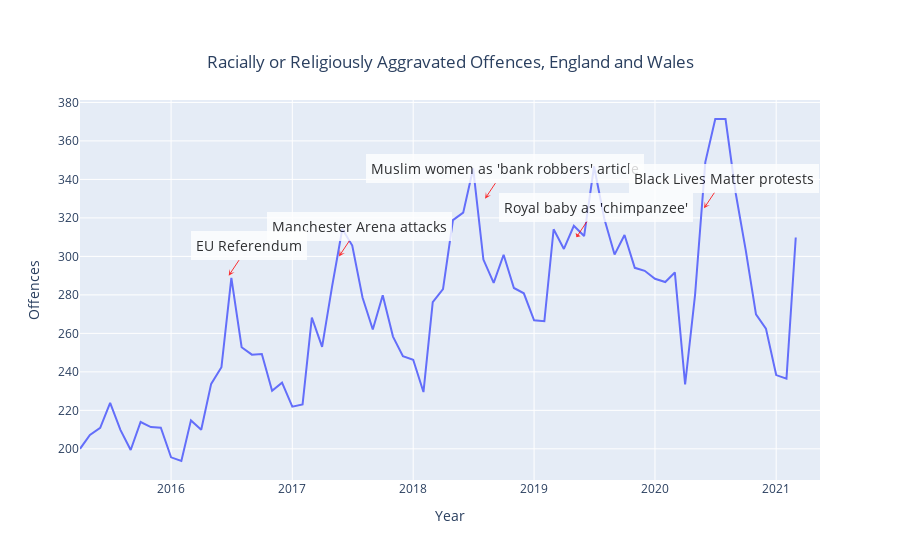

Source (notebook cell):
### Code cell
# Create figure
fig = go.Figure()

# Add hate crime
fig.add_trace(go.Scatter(x=crime['Date'], y=crime['Total offences'], name='Hate Crime'))

# Add text
fig.add_annotation(
        x='2017-05-22',
        y=300,
        xref="x",
        yref="y",
        text="Manchester Arena attacks",showarrow=True, arrowhead=3,arrowcolor="red",
        font=dict(
            size=14,
            color="black"
            ),
    ax=20,
        ay=-30,
        borderwidth=2,
        borderpad=4,
        bgcolor="white",
        opacity=0.8)

fig.add_annotation(
        x='2016-06-23',
        y=290,
        xref="x",
        yref="y",
        text="EU Referendum",showarrow=True, arrowhead=3,arrowcolor="red",
        font=dict(
            size=14,
            color="black"
            ),
    ax=20,
        ay=-30,
        borderwidth=2,
        borderpad=4,
        bgcolor="white",
        opacity=0.8)

fig.add_annotation(
        x='2018-08-06',
        y=330,
        xref="x",
        yref="y",
        text="Muslim women as 'bank robbers' article",showarrow=True, arrowhead=3,arrowcolor="red",
        font=dict(
            size=14,
            color="black"
            ),
    ax=20,
        ay=-30,
        borderwidth=2,
        borderpad=4,
        bgcolor="white",
        opacity=0.8)
    
fig.add_annotation(
        x='2020-05-28',
        y=325,
        xref="x",
        yref="y",
        text="Black Lives Matter protests",showarrow=True, arrowhead=3,arrowcolor="red",
        font=dict(
            size=14,
            color="black"
            ),
    ax=20,
        ay=-30,
        borderwidth=2,
        borderpad=4,
        bgcolor="white",
        opacity=0.8

)


fig.add_annotation(
        x='2019-05-9',
        y=310,
        xref="x",
        yref="y",
        text="Royal baby as 'chimpanzee'", showarrow=True, arrowhead=1,arrowsize=1,
        arrowwidth=1,
        font=dict(
            size=14,
            color="black"
            ),
        ax=20,
        ay=-30,
        borderwidth=2,
        borderpad=4,
        bgcolor="white",
        opacity=0.8, arrowcolor="red",)

fig.update_layout(
    title={
        'text': "Racially or Religiously Aggravated Offences, England and Wales",
        'y':0.9,
        'x':0.5,
        'xanchor': 'center',
        'yanchor': 'top'}, xaxis_title="Year", yaxis_title="Offences")



fig.show()

### Figure 1 — Plotly figure (JSON) as saved in the notebook; plotly's stock layout.template omitted (floating-point values rounded to 4 significant figures)
{"data": [{"name": "Hate Crime", "type": "scatter", "x": ["2015-04-01T00:00:00", "2015-05-01T00:00:00", "2015-06-01T00:00:00", "2015-07-01T00:00:00", "2015-08-01T00:00:00", "2015-09-01T00:00:00", "2015-10-01T00:00:00", "2015-11-01T00:00:00", "2015-12-01T00:00:00", "2016-01-01T00:00:00", "2016-02-01T00:00:00", "2016-03-01T00:00:00", "2016-04-01T00:00:00", "2016-05-01T00:00:00", "2016-06-01T00:00:00", "2016-07-01T00:00:00", "2016-08-01T00:00:00", "2016-09-01T00:00:00", "2016-10-01T00:00:00", "2016-11-01T00:00:00", "2016-12-01T00:00:00", "2017-01-01T00:00:00", "2017-02-01T00:00:00", "2017-03-01T00:00:00", "2017-04-01T00:00:00", "2017-05-01T00:00:00", "2017-06-01T00:00:00", "2017-07-01T00:00:00", "2017-08-01T00:00:00", "2017-09-01T00:00:00", "2017-10-01T00:00:00", "2017-11-01T00:00:00", "2017-12-01T00:00:00", "2018-01-01T00:00:00", "2018-02-01T00:00:00", "2018-03-01T00:00:00", "2018-04-01T00:00:00", "2018-05-01T00:00:00", "2018-06-01T00:00:00", "2018-07-01T00:00:00", "2018-08-01T00:00:00", "2018-09-01T00:00:00", "2018-10-01T00:00:00", "2018-11-01T00:00:00", "2018-12-01T00:00:00", "2019-01-01T00:00:00", "2019-02-01T00:00:00", "2019-03-01T00:00:00", "2019-04-01T00:00:00", "2019-05-01T00:00:00", "2019-06-01T00:00:00", "2019-07-01T00:00:00", "2019-08-01T00:00:00", "2019-09-01T00:00:00", "2019-10-01T00:00:00", "2019-11-01T00:00:00", "2019-12-01T00:00:00", "2020-01-01T00:00:00", "2020-02-01T00:00:00", "2020-03-01T00:00:00", "2020-04-01T00:00:00", "2020-05-01T00:00:00", "2020-06-01T00:00:00", "2020-07-01T00:00:00", "2020-08-01T00:00:00", "2020-09-01T00:00:00", "2020-10-01T00:00:00", "2020-11-01T00:00:00", "2020-12-01T00:00:00", "2021-01-01T00:00:00", "2021-02-01T00:00:00", "2021-03-01T00:00:00"], "y": [200, 207.2, 210.9, 223.9, 209.9, 199.4, 213.9, 211.3, 211.0, 195.6, 193.7, 214.8, 209.9, 233.7, 242.4, 288.8, 252.8, 248.9, 249.2, 230.2, 234.4, 221.9, 223.1, 268.2, 253.0, 284.3, 314.2, 305.7, 278.6, 262.0, 279.8, 258.3, 248.1, 246.3, 229.5, 276.2, 283.0, 318.8, 322.7, 345.7, 298.4, 286.2, 300.8, 283.6, 280.8, 266.8, 266.3, 314.1, 303.9, 315.9, 310.6, 346.7, 319.6, 300.9, 311.2, 294.1, 292.5, 288.4, 286.7, 291.7, 233.4, 280.0, 349.0, 371.4, 371.4, 332.6, 303.3, 269.9, 262.5, 238.3, 236.5, 309.8]}], "layout": {"annotations": [{"arrowcolor": "red", "arrowhead": 3, "ax": 20, "ay": -30, "bgcolor": "white", "borderpad": 4, "borderwidth": 2, "font": {"color": "black", "size": 14}, "opacity": 0.8, "showarrow": true, "text": "Manchester Arena attacks", "x": "2017-05-22", "xref": "x", "y": 300, "yref": "y"}, {"arrowcolor": "red", "arrowhead": 3, "ax": 20, "ay": -30, "bgcolor": "white", "borderpad": 4, "borderwidth": 2, "font": {"color": "black", "size": 14}, "opacity": 0.8, "showarrow": true, "text": "EU Referendum", "x": "2016-06-23", "xref": "x", "y": 290, "yref": "y"}, {"arrowcolor": "red", "arrowhead": 3, "ax": 20, "ay": -30, "bgcolor": "white", "borderpad": 4, "borderwidth": 2, "font": {"color": "black", "size": 14}, "opacity": 0.8, "showarrow": true, "text": "Muslim women as 'bank robbers' article", "x": "2018-08-06", "xref": "x", "y": 330, "yref": "y"}, {"arrowcolor": "red", "arrowhead": 3, "ax": 20, "ay": -30, "bgcolor": "white", "borderpad": 4, "borderwidth": 2, "font": {"color": "black", "size": 14}, "opacity": 0.8, "showarrow": true, "text": "Black Lives Matter protests", "x": "2020-05-28", "xref": "x", "y": 325, "yref": "y"}, {"arrowcolor": "red", "arrowhead": 1, "arrowsize": 1, "arrowwidth": 1, "ax": 20, "ay": -30, "bgcolor": "white", "borderpad": 4, "borderwidth": 2, "font": {"color": "black", "size": 14}, "opacity": 0.8, "showarrow": true, "text": "Royal baby as 'chimpanzee'", "x": "2019-05-9", "xref": "x", "y": 310, "yref": "y"}], "title": {"text": "Racially or Religiously Aggravated Offences, England and Wales", "x": 0.5, "xanchor": "center", "y": 0.9, "yanchor": "top"}, "xaxis": {"title": {"text": "Year"}}, "yaxis": {"title": {"text": "Offences"}}}}
